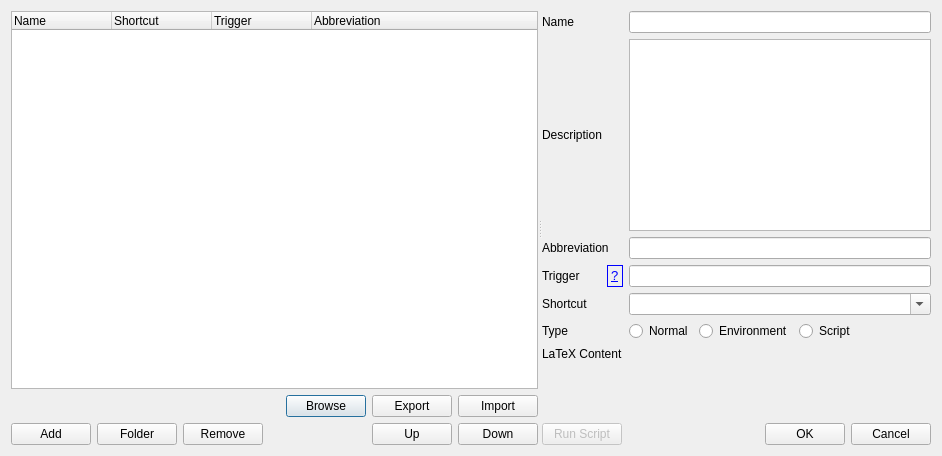
<?xml version="1.0" encoding="UTF-8"?>
<ui version="4.0">
 <class>UserMenuDialog</class>
 <widget class="QDialog" name="UserMenuDialog">
  <property name="geometry">
   <rect>
    <x>0</x>
    <y>0</y>
    <width>942</width>
    <height>456</height>
   </rect>
  </property>
  <property name="font">
   <font>
    <underline>false</underline>
   </font>
  </property>
  <property name="windowTitle">
   <string>Edit Macros</string>
  </property>
  <layout class="QHBoxLayout" name="horizontalLayout_3">
   <item>
    <widget class="QSplitter" name="splitter">
     <property name="orientation">
      <enum>Qt::Horizontal</enum>
     </property>
     <widget class="QWidget" name="verticalLayoutWidget">
      <layout class="QVBoxLayout" name="verticalLayout">
       <item>
        <widget class="QTreeWidget" name="treeWidget">
         <property name="sizePolicy">
          <sizepolicy hsizetype="Expanding" vsizetype="Expanding">
           <horstretch>0</horstretch>
           <verstretch>0</verstretch>
          </sizepolicy>
         </property>
         <property name="selectionMode">
          <enum>QAbstractItemView::SingleSelection</enum>
         </property>
         <property name="selectionBehavior">
          <enum>QAbstractItemView::SelectRows</enum>
         </property>
         <property name="verticalScrollMode">
          <enum>QAbstractItemView::ScrollPerItem</enum>
         </property>
         <property name="horizontalScrollMode">
          <enum>QAbstractItemView::ScrollPerPixel</enum>
         </property>
         <property name="headerHidden">
          <bool>false</bool>
         </property>
         <property name="columnCount">
          <number>4</number>
         </property>
         <attribute name="headerVisible">
          <bool>true</bool>
         </attribute>
         <column>
          <property name="text">
           <string>Name</string>
          </property>
         </column>
         <column>
          <property name="text">
           <string>Shortcut</string>
          </property>
         </column>
         <column>
          <property name="text">
           <string>Trigger</string>
          </property>
         </column>
         <column>
          <property name="text">
           <string>Abbreviation</string>
          </property>
         </column>
        </widget>
       </item>
       <item>
        <layout class="QHBoxLayout" name="horizontalLayout_7">
         <item>
          <spacer name="horizontalSpacer_3">
           <property name="orientation">
            <enum>Qt::Horizontal</enum>
           </property>
           <property name="sizeHint" stdset="0">
            <size>
             <width>40</width>
             <height>20</height>
            </size>
           </property>
          </spacer>
         </item>
         <item>
          <widget class="QPushButton" name="pbBrowse">
           <property name="toolTip">
            <string>Browse offered macros on txs site.</string>
           </property>
           <property name="text">
            <string>Browse</string>
           </property>
          </widget>
         </item>
         <item>
          <widget class="QPushButton" name="pbExport">
           <property name="toolTip">
            <string>Export macro to file</string>
           </property>
           <property name="text">
            <string>Export</string>
           </property>
          </widget>
         </item>
         <item>
          <widget class="QPushButton" name="pbImport">
           <property name="toolTip">
            <string>Import macro from file</string>
           </property>
           <property name="text">
            <string>Import</string>
           </property>
          </widget>
         </item>
        </layout>
       </item>
       <item>
        <layout class="QHBoxLayout" name="horizontalLayout">
         <item>
          <widget class="QPushButton" name="pushButtonAdd">
           <property name="sizePolicy">
            <sizepolicy hsizetype="Maximum" vsizetype="Fixed">
             <horstretch>0</horstretch>
             <verstretch>0</verstretch>
            </sizepolicy>
           </property>
           <property name="text">
            <string>Add</string>
           </property>
           <property name="icon">
            <iconset resource="../images.qrc">
             <normaloff>:/images-ng/list-add.svgz</normaloff>:/images-ng/list-add.svgz</iconset>
           </property>
          </widget>
         </item>
         <item>
          <widget class="QPushButton" name="pushButtonAddFolder">
           <property name="text">
            <string>Folder</string>
           </property>
           <property name="icon">
            <iconset resource="../images.qrc">
             <normaloff>:/images-ng/list-add.svgz</normaloff>:/images-ng/list-add.svgz</iconset>
           </property>
          </widget>
         </item>
         <item>
          <widget class="QPushButton" name="pushButtonRemove">
           <property name="sizePolicy">
            <sizepolicy hsizetype="Maximum" vsizetype="Fixed">
             <horstretch>0</horstretch>
             <verstretch>0</verstretch>
            </sizepolicy>
           </property>
           <property name="text">
            <string>Remove</string>
           </property>
           <property name="icon">
            <iconset resource="../images.qrc">
             <normaloff>:/images-ng/list-remove.svgz</normaloff>:/images-ng/list-remove.svgz</iconset>
           </property>
          </widget>
         </item>
         <item>
          <spacer name="horizontalSpacer">
           <property name="orientation">
            <enum>Qt::Horizontal</enum>
           </property>
           <property name="sizeHint" stdset="0">
            <size>
             <width>40</width>
             <height>20</height>
            </size>
           </property>
          </spacer>
         </item>
         <item>
          <widget class="QPushButton" name="pushButtonUp">
           <property name="sizePolicy">
            <sizepolicy hsizetype="Maximum" vsizetype="Fixed">
             <horstretch>0</horstretch>
             <verstretch>0</verstretch>
            </sizepolicy>
           </property>
           <property name="maximumSize">
            <size>
             <width>16777215</width>
             <height>16777215</height>
            </size>
           </property>
           <property name="text">
            <string>Up</string>
           </property>
           <property name="icon">
            <iconset resource="../images.qrc">
             <normaloff>:/images-ng/up.svgz</normaloff>:/images-ng/up.svgz</iconset>
           </property>
          </widget>
         </item>
         <item>
          <widget class="QPushButton" name="pushButtonDown">
           <property name="sizePolicy">
            <sizepolicy hsizetype="Preferred" vsizetype="Fixed">
             <horstretch>0</horstretch>
             <verstretch>0</verstretch>
            </sizepolicy>
           </property>
           <property name="maximumSize">
            <size>
             <width>16777215</width>
             <height>16777215</height>
            </size>
           </property>
           <property name="text">
            <string>Down</string>
           </property>
           <property name="icon">
            <iconset resource="../images.qrc">
             <normaloff>:/images-ng/down.svgz</normaloff>:/images-ng/down.svgz</iconset>
           </property>
          </widget>
         </item>
        </layout>
       </item>
      </layout>
     </widget>
     <widget class="QWidget" name="verticalLayoutWidget_2">
      <layout class="QGridLayout" name="gridLayout">
       <item row="0" column="0">
        <widget class="QLabel" name="label">
         <property name="text">
          <string>Name</string>
         </property>
        </widget>
       </item>
       <item row="0" column="1">
        <widget class="QLineEdit" name="itemEdit">
         <property name="sizePolicy">
          <sizepolicy hsizetype="Expanding" vsizetype="Fixed">
           <horstretch>0</horstretch>
           <verstretch>0</verstretch>
          </sizepolicy>
         </property>
        </widget>
       </item>
       <item row="2" column="0">
        <widget class="QLabel" name="label_3">
         <property name="text">
          <string>Abbreviation</string>
         </property>
        </widget>
       </item>
       <item row="2" column="1">
        <widget class="QLineEdit" name="abbrevEdit"/>
       </item>
       <item row="3" column="0">
        <layout class="QHBoxLayout" name="horizontalLayout_5">
         <item>
          <widget class="QLabel" name="label_5">
           <property name="text">
            <string>Trigger</string>
           </property>
          </widget>
         </item>
         <item>
          <widget class="QLabel" name="triggerHelp">
           <property name="sizePolicy">
            <sizepolicy hsizetype="Maximum" vsizetype="Preferred">
             <horstretch>0</horstretch>
             <verstretch>0</verstretch>
            </sizepolicy>
           </property>
           <property name="palette">
            <palette>
             <active>
              <colorrole role="WindowText">
               <brush brushstyle="SolidPattern">
                <color alpha="255">
                 <red>0</red>
                 <green>0</green>
                 <blue>255</blue>
                </color>
               </brush>
              </colorrole>
              <colorrole role="Text">
               <brush brushstyle="SolidPattern">
                <color alpha="255">
                 <red>0</red>
                 <green>0</green>
                 <blue>255</blue>
                </color>
               </brush>
              </colorrole>
             </active>
             <inactive>
              <colorrole role="WindowText">
               <brush brushstyle="SolidPattern">
                <color alpha="255">
                 <red>0</red>
                 <green>0</green>
                 <blue>255</blue>
                </color>
               </brush>
              </colorrole>
              <colorrole role="Text">
               <brush brushstyle="SolidPattern">
                <color alpha="255">
                 <red>0</red>
                 <green>0</green>
                 <blue>255</blue>
                </color>
               </brush>
              </colorrole>
             </inactive>
             <disabled>
              <colorrole role="WindowText">
               <brush brushstyle="SolidPattern">
                <color alpha="255">
                 <red>118</red>
                 <green>118</green>
                 <blue>117</blue>
                </color>
               </brush>
              </colorrole>
              <colorrole role="Text">
               <brush brushstyle="SolidPattern">
                <color alpha="255">
                 <red>118</red>
                 <green>118</green>
                 <blue>117</blue>
                </color>
               </brush>
              </colorrole>
             </disabled>
            </palette>
           </property>
           <property name="toolTip">
            <string>If this trigger string is written in any tex document, 
it is replaced by the current tag.

If the trigger starts with (?&lt;=something), this only happens 
if something is written before the remaining part of the trigger.

Since this trigger is not a plain string, but a regular expression, 
(?&lt;=\S) can be used to mark replacements which should only occur after a word, 
and (?&lt;=\s|^) to mark replacements which should only occur before a word.


You can use the special value ?txs-start to start the script at txs start.</string>
           </property>
           <property name="frameShape">
            <enum>QFrame::Box</enum>
           </property>
           <property name="text">
            <string notr="true">&lt;!DOCTYPE HTML PUBLIC &quot;-//W3C//DTD HTML 4.0//EN&quot; &quot;http://www.w3.org/TR/REC-html40/strict.dtd&quot;&gt;
&lt;html&gt;&lt;head&gt;&lt;meta name=&quot;qrichtext&quot; content=&quot;1&quot; /&gt;&lt;style type=&quot;text/css&quot;&gt;
p, li { white-space: pre-wrap; }
&lt;/style&gt;&lt;/head&gt;&lt;body style=&quot; font-family:'Lucida Bright'; font-size:10pt; font-weight:400; font-style:normal;&quot;&gt;
&lt;p style=&quot; margin-top:0px; margin-bottom:0px; margin-left:0px; margin-right:0px; -qt-block-indent:0; text-indent:0px;&quot;&gt;&lt;a href=&quot;#&quot;&gt;&lt;span style=&quot; text-decoration: underline; color:#0000ff;&quot;&gt;?&lt;/span&gt;&lt;/a&gt;&lt;/p&gt;&lt;/body&gt;&lt;/html&gt;</string>
           </property>
          </widget>
         </item>
        </layout>
       </item>
       <item row="3" column="1">
        <widget class="QLineEdit" name="triggerEdit"/>
       </item>
       <item row="5" column="0">
        <widget class="QLabel" name="label_4">
         <property name="text">
          <string>Type</string>
         </property>
        </widget>
       </item>
       <item row="5" column="1">
        <layout class="QHBoxLayout" name="horizontalLayout_4">
         <item>
          <widget class="QRadioButton" name="radioButtonNormal">
           <property name="text">
            <string>Normal</string>
           </property>
          </widget>
         </item>
         <item>
          <widget class="QRadioButton" name="radioButtonEnvironment">
           <property name="text">
            <string>Environment</string>
           </property>
          </widget>
         </item>
         <item>
          <widget class="QRadioButton" name="radioButtonScript">
           <property name="sizePolicy">
            <sizepolicy hsizetype="MinimumExpanding" vsizetype="Fixed">
             <horstretch>0</horstretch>
             <verstretch>0</verstretch>
            </sizepolicy>
           </property>
           <property name="text">
            <string>Script</string>
           </property>
          </widget>
         </item>
        </layout>
       </item>
       <item row="6" column="0">
        <widget class="QLabel" name="label_2">
         <property name="text">
          <string>LaTeX Content</string>
         </property>
         <property name="alignment">
          <set>Qt::AlignLeading|Qt::AlignLeft|Qt::AlignTop</set>
         </property>
        </widget>
       </item>
       <item row="6" column="1">
        <widget class="QWidget" name="tagEdit" native="true">
         <property name="sizePolicy">
          <sizepolicy hsizetype="Expanding" vsizetype="Expanding">
           <horstretch>1</horstretch>
           <verstretch>1</verstretch>
          </sizepolicy>
         </property>
        </widget>
       </item>
       <item row="7" column="0" colspan="2">
        <layout class="QHBoxLayout" name="horizontalLayout_2">
         <item>
          <widget class="QPushButton" name="runScriptButton">
           <property name="enabled">
            <bool>false</bool>
           </property>
           <property name="text">
            <string>Run Script</string>
           </property>
          </widget>
         </item>
         <item>
          <spacer name="horizontalSpacer_2">
           <property name="orientation">
            <enum>Qt::Horizontal</enum>
           </property>
           <property name="sizeHint" stdset="0">
            <size>
             <width>40</width>
             <height>20</height>
            </size>
           </property>
          </spacer>
         </item>
         <item>
          <widget class="QPushButton" name="okButton">
           <property name="text">
            <string>OK</string>
           </property>
          </widget>
         </item>
         <item>
          <widget class="QPushButton" name="cancelButton">
           <property name="text">
            <string>Cancel</string>
           </property>
          </widget>
         </item>
        </layout>
       </item>
       <item row="1" column="0">
        <widget class="QLabel" name="label_6">
         <property name="text">
          <string>Description</string>
         </property>
        </widget>
       </item>
       <item row="4" column="0">
        <widget class="QLabel" name="label_7">
         <property name="text">
          <string>Shortcut</string>
         </property>
        </widget>
       </item>
       <item row="4" column="1">
        <widget class="QComboBox" name="cbShortcut">
         <property name="editable">
          <bool>true</bool>
         </property>
         <item>
          <property name="text">
           <string/>
          </property>
         </item>
         <item>
          <property name="text">
           <string>Shift+F1</string>
          </property>
         </item>
         <item>
          <property name="text">
           <string>Shift+F2</string>
          </property>
         </item>
         <item>
          <property name="text">
           <string>Shift+F4</string>
          </property>
         </item>
         <item>
          <property name="text">
           <string>Shift+F5</string>
          </property>
         </item>
         <item>
          <property name="text">
           <string>Shift+F5</string>
          </property>
         </item>
         <item>
          <property name="text">
           <string>Shift+F6</string>
          </property>
         </item>
         <item>
          <property name="text">
           <string>Shift+F7</string>
          </property>
         </item>
         <item>
          <property name="text">
           <string>Shift+F8</string>
          </property>
         </item>
         <item>
          <property name="text">
           <string>Shift+F9</string>
          </property>
         </item>
         <item>
          <property name="text">
           <string>Shift+F10</string>
          </property>
         </item>
         <item>
          <property name="text">
           <string>Shift+F11</string>
          </property>
         </item>
         <item>
          <property name="text">
           <string>Shift+F12</string>
          </property>
         </item>
        </widget>
       </item>
       <item row="1" column="1">
        <widget class="QPlainTextEdit" name="teDescription">
         <property name="minimumSize">
          <size>
           <width>0</width>
           <height>192</height>
          </size>
         </property>
        </widget>
       </item>
      </layout>
     </widget>
    </widget>
   </item>
  </layout>
 </widget>
 <resources>
  <include location="../images.qrc"/>
 </resources>
 <connections>
  <connection>
   <sender>radioButtonScript</sender>
   <signal>toggled(bool)</signal>
   <receiver>runScriptButton</receiver>
   <slot>setEnabled(bool)</slot>
   <hints>
    <hint type="sourcelabel">
     <x>824</x>
     <y>128</y>
    </hint>
    <hint type="destinationlabel">
     <x>686</x>
     <y>330</y>
    </hint>
   </hints>
  </connection>
  <connection>
   <sender>cancelButton</sender>
   <signal>clicked()</signal>
   <receiver>UserMenuDialog</receiver>
   <slot>reject()</slot>
   <hints>
    <hint type="sourcelabel">
     <x>931</x>
     <y>351</y>
    </hint>
    <hint type="destinationlabel">
     <x>179</x>
     <y>282</y>
    </hint>
   </hints>
  </connection>
 </connections>
</ui>
